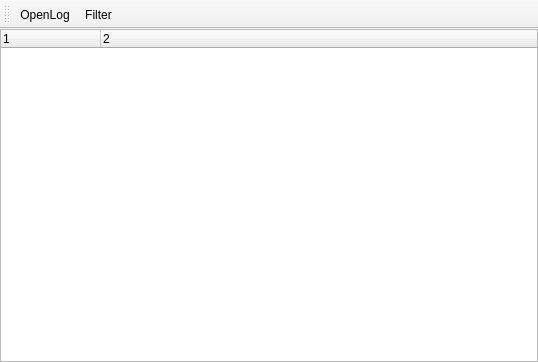
<?xml version="1.0" encoding="UTF-8"?>
<ui version="4.0">
 <class>MainWindow</class>
 <widget class="QMainWindow" name="MainWindow">
  <property name="geometry">
   <rect>
    <x>0</x>
    <y>0</y>
    <width>538</width>
    <height>362</height>
   </rect>
  </property>
  <property name="windowTitle">
   <string>LogViewer</string>
  </property>
  <property name="windowIcon">
   <iconset resource="Resources.qrc">
    <normaloff>:/resources/icons/logviewer.png</normaloff>:/resources/icons/logviewer.png</iconset>
  </property>
  <widget class="QWidget" name="centralWidget">
   <layout class="QVBoxLayout" name="verticalLayout_2">
    <property name="margin">
     <number>0</number>
    </property>
    <item>
     <widget class="QTreeWidget" name="tw_log">
      <property name="editTriggers">
       <set>QAbstractItemView::NoEditTriggers</set>
      </property>
      <property name="verticalScrollMode">
       <enum>QAbstractItemView::ScrollPerPixel</enum>
      </property>
      <property name="allColumnsShowFocus">
       <bool>true</bool>
      </property>
      <property name="columnCount">
       <number>2</number>
      </property>
      <attribute name="headerVisible">
       <bool>true</bool>
      </attribute>
      <column>
       <property name="text">
        <string notr="true">1</string>
       </property>
      </column>
      <column>
       <property name="text">
        <string notr="true">2</string>
       </property>
      </column>
     </widget>
    </item>
   </layout>
  </widget>
  <widget class="QToolBar" name="mainToolBar">
   <attribute name="toolBarArea">
    <enum>TopToolBarArea</enum>
   </attribute>
   <attribute name="toolBarBreak">
    <bool>false</bool>
   </attribute>
   <addaction name="actionOpenLog"/>
   <addaction name="actionFilter"/>
  </widget>
  <action name="actionOpenLog">
   <property name="icon">
    <iconset resource="Resources.qrc">
     <normaloff>:/resources/icons/log.png</normaloff>:/resources/icons/log.png</iconset>
   </property>
   <property name="text">
    <string>OpenLog</string>
   </property>
   <property name="shortcut">
    <string>Ctrl+O</string>
   </property>
  </action>
  <action name="actionFilter">
   <property name="icon">
    <iconset resource="Resources.qrc">
     <normaloff>:/resources/icons/filter.png</normaloff>:/resources/icons/filter.png</iconset>
   </property>
   <property name="text">
    <string>Filter</string>
   </property>
   <property name="toolTip">
    <string>Edit Filters</string>
   </property>
   <property name="shortcut">
    <string>Ctrl+F</string>
   </property>
  </action>
 </widget>
 <layoutdefault spacing="6" margin="11"/>
 <resources>
  <include location="Resources.qrc"/>
 </resources>
 <connections>
  <connection>
   <sender>actionOpenLog</sender>
   <signal>triggered()</signal>
   <receiver>MainWindow</receiver>
   <slot>OpenLogClicked()</slot>
   <hints>
    <hint type="sourcelabel">
     <x>-1</x>
     <y>-1</y>
    </hint>
    <hint type="destinationlabel">
     <x>199</x>
     <y>149</y>
    </hint>
   </hints>
  </connection>
 </connections>
 <slots>
  <slot>OpenLogClicked()</slot>
  <slot>OpenFilterClicked()</slot>
 </slots>
</ui>
